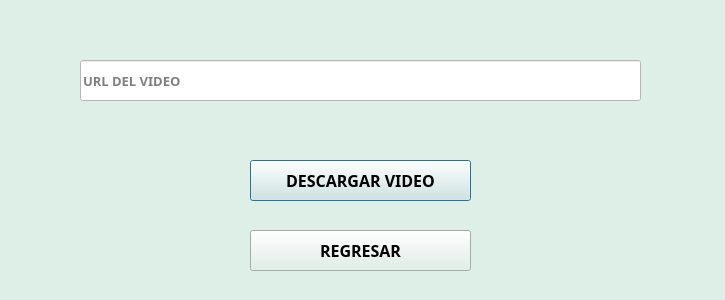
<?xml version="1.0" encoding="UTF-8"?>
<ui version="4.0">
 <class>Dialog</class>
 <widget class="QDialog" name="Dialog">
  <property name="geometry">
   <rect>
    <x>0</x>
    <y>0</y>
    <width>725</width>
    <height>300</height>
   </rect>
  </property>
  <property name="windowTitle">
   <string>Dialog</string>
  </property>
  <property name="styleSheet">
   <string notr="true">background-color: rgb(222, 239, 231);</string>
  </property>
  <widget class="QLineEdit" name="texturl">
   <property name="geometry">
    <rect>
     <x>80</x>
     <y>60</y>
     <width>561</width>
     <height>41</height>
    </rect>
   </property>
   <property name="font">
    <font>
     <family>Hack Nerd Font Mono</family>
     <pointsize>10</pointsize>
     <bold>true</bold>
    </font>
   </property>
   <property name="styleSheet">
    <string notr="true">background-color: rgb(255, 255, 255);</string>
   </property>
   <property name="placeholderText">
    <string>URL DEL VIDEO</string>
   </property>
  </widget>
  <widget class="QPushButton" name="btndownload">
   <property name="geometry">
    <rect>
     <x>250</x>
     <y>160</y>
     <width>221</width>
     <height>41</height>
    </rect>
   </property>
   <property name="font">
    <font>
     <family>Hack Nerd Font Mono</family>
     <pointsize>12</pointsize>
     <bold>true</bold>
    </font>
   </property>
   <property name="text">
    <string>DESCARGAR VIDEO</string>
   </property>
  </widget>
  <widget class="QPushButton" name="return1">
   <property name="geometry">
    <rect>
     <x>250</x>
     <y>230</y>
     <width>221</width>
     <height>41</height>
    </rect>
   </property>
   <property name="font">
    <font>
     <family>Hack Nerd Font Mono</family>
     <pointsize>12</pointsize>
     <bold>true</bold>
    </font>
   </property>
   <property name="text">
    <string>REGRESAR</string>
   </property>
  </widget>
 </widget>
 <resources/>
 <connections/>
</ui>
